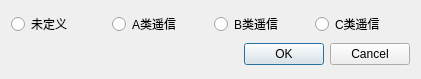
<?xml version="1.0" encoding="UTF-8"?>
<ui version="4.0">
 <class>CBITypeDialog</class>
 <widget class="QDialog" name="CBITypeDialog">
  <property name="geometry">
   <rect>
    <x>0</x>
    <y>0</y>
    <width>421</width>
    <height>79</height>
   </rect>
  </property>
  <property name="windowTitle">
   <string>Dialog</string>
  </property>
  <layout class="QVBoxLayout" name="verticalLayout">
   <item>
    <layout class="QHBoxLayout" name="horizontalLayout">
     <item>
      <widget class="QRadioButton" name="m_radioButtonNULL">
       <property name="text">
        <string>未定义</string>
       </property>
      </widget>
     </item>
     <item>
      <widget class="QRadioButton" name="m_radioButtonA">
       <property name="text">
        <string>A类遥信</string>
       </property>
      </widget>
     </item>
     <item>
      <widget class="QRadioButton" name="m_radioButtonB">
       <property name="text">
        <string>B类遥信</string>
       </property>
      </widget>
     </item>
     <item>
      <widget class="QRadioButton" name="m_radioButtonC">
       <property name="text">
        <string>C类遥信</string>
       </property>
      </widget>
     </item>
    </layout>
   </item>
   <item>
    <widget class="QDialogButtonBox" name="buttonBox">
     <property name="orientation">
      <enum>Qt::Horizontal</enum>
     </property>
     <property name="standardButtons">
      <set>QDialogButtonBox::Cancel|QDialogButtonBox::Ok</set>
     </property>
    </widget>
   </item>
  </layout>
 </widget>
 <resources/>
 <connections>
  <connection>
   <sender>buttonBox</sender>
   <signal>accepted()</signal>
   <receiver>CBITypeDialog</receiver>
   <slot>accept()</slot>
   <hints>
    <hint type="sourcelabel">
     <x>248</x>
     <y>254</y>
    </hint>
    <hint type="destinationlabel">
     <x>157</x>
     <y>274</y>
    </hint>
   </hints>
  </connection>
  <connection>
   <sender>buttonBox</sender>
   <signal>rejected()</signal>
   <receiver>CBITypeDialog</receiver>
   <slot>reject()</slot>
   <hints>
    <hint type="sourcelabel">
     <x>316</x>
     <y>260</y>
    </hint>
    <hint type="destinationlabel">
     <x>286</x>
     <y>274</y>
    </hint>
   </hints>
  </connection>
 </connections>
</ui>
